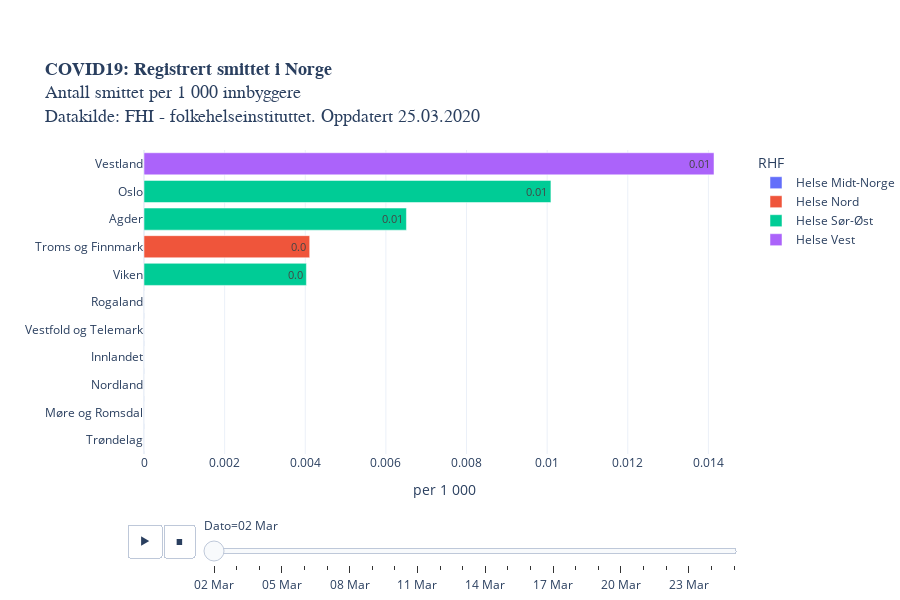

The cell this chart's notebook holds for it:
### Code cell
legend = [i for i in vekst["RHF"].unique()]
legend.sort()

fig = px.bar(melted, 
             x='Smittede/tusen innb', y='Fylke', animation_frame="variable",
             animation_group="Fylke",
             orientation='h',
             category_orders={"RHF": legend},
             labels = {"Veksttakt": "daglig vekst (%)", "variable": "Dato"},
             color='RHF',
             text="txt",
             height=600,
             title = "<b>COVID19: Registrert smittet i Norge</b><br>Antall smittet per 1 000 innbyggere<br>Datakilde: FHI - folkehelseinstituttet. Oppdatert " +datetime.today().strftime('%d.%m.%Y'),
             template = "plotly_white",
             #range_x=[0,1]
                 ).update_yaxes(categoryorder="total ascending")

fig.layout.coloraxis.showscale = False

fig.update_layout(
    yaxis=dict(
        separatethousands=True,
        categoryorder = 'total ascending',
        title_text="",
        fixedrange=True,
    ), xaxis=dict(fixedrange=True,
                 title_text="per 1 000"),
    title_font=dict(family="Helvetica", size=18),
        margin=dict(b=150)) #bottom margin

fig.update_layout(autosize=True,
    margin=dict(l=100, r=100, t=150, b=0),
    paper_bgcolor='rgba(0, 0, 0, 0)'
    #plot_bgcolor='rgb(248, 248, 255)'    
                 )

py.plot(fig, filename='COVID19_per_capita_fylkesutvikling_animation.html', auto_open=False)
fig.show()

### Figure 1 — Plotly figure (JSON) as saved in the notebook; plotly's stock layout.template omitted (floating-point values rounded to 4 significant figures)
{"data": [{"alignmentgroup": "True", "hoverlabel": {"namelength": 0}, "hovertemplate": "RHF=Helse Midt-Norge<br>Dato=02 Mar<br>Smittede/tusen innb=%{x}<br>Fylke=%{y}<br>txt=%{text}", "ids": ["Trøndelag", "Møre og Romsdal"], "legendgroup": "Helse Midt-Norge", "marker": {"color": "#636efa"}, "name": "Helse Midt-Norge", "offsetgroup": "Helse Midt-Norge", "orientation": "h", "showlegend": true, "text": ["0.0", "0.0"], "textposition": "auto", "type": "bar", "x": [0, 0], "xaxis": "x", "y": ["Trøndelag", "Møre og Romsdal"], "yaxis": "y"}, {"alignmentgroup": "True", "hoverlabel": {"namelength": 0}, "hovertemplate": "RHF=Helse Nord<br>Dato=02 Mar<br>Smittede/tusen innb=%{x}<br>Fylke=%{y}<br>txt=%{text}", "ids": ["Troms og Finnmark", "Nordland"], "legendgroup": "Helse Nord", "marker": {"color": "#EF553B"}, "name": "Helse Nord", "offsetgroup": "Helse Nord", "orientation": "h", "showlegend": true, "text": ["0.0", "0.0"], "textposition": "auto", "type": "bar", "x": [0.00411, 0], "xaxis": "x", "y": ["Troms og Finnmark", "Nordland"], "yaxis": "y"}, {"alignmentgroup": "True", "hoverlabel": {"namelength": 0}, "hovertemplate": "RHF=Helse Sør-Øst<br>Dato=02 Mar<br>Smittede/tusen innb=%{x}<br>Fylke=%{y}<br>txt=%{text}", "ids": ["Agder", "Innlandet", "Oslo", "Viken", "Vestfold og Telemark"], "legendgroup": "Helse Sør-Øst", "marker": {"color": "#00cc96"}, "name": "Helse Sør-Øst", "offsetgroup": "Helse Sør-Øst", "orientation": "h", "showlegend": true, "text": ["0.01", "0.0", "0.01", "0.0", "0.0"], "textposition": "auto", "type": "bar", "x": [0.00651, 0, 0.01009, 0.004028, 0], "xaxis": "x", "y": ["Agder", "Innlandet", "Oslo", "Viken", "Vestfold og Telemark"], "yaxis": "y"}, {"alignmentgroup": "True", "hoverlabel": {"namelength": 0}, "hovertemplate": "RHF=Helse Vest<br>Dato=02 Mar<br>Smittede/tusen innb=%{x}<br>Fylke=%{y}<br>txt=%{text}", "ids": ["Vestland", "Rogaland"], "legendgroup": "Helse Vest", "marker": {"color": "#ab63fa"}, "name": "Helse Vest", "offsetgroup": "Helse Vest", "orientation": "h", "showlegend": true, "text": ["0.01", "0.0"], "textposition": "auto", "type": "bar", "x": [0.01414, 0], "xaxis": "x", "y": ["Vestland", "Rogaland"], "yaxis": "y"}], "layout": {"autosize": true, "barmode": "relative", "coloraxis": {"showscale": false}, "height": 600, "legend": {"title": {"text": "RHF"}, "tracegroupgap": 0}, "margin": {"b": 0, "l": 100, "r": 100, "t": 150}, "paper_bgcolor": "rgba(0, 0, 0, 0)", "sliders": [{"active": 0, "currentvalue": {"prefix": "Dato="}, "len": 0.9, "pad": {"b": 10, "t": 60}, "steps": [{"args": [["02 Mar"], {"frame": {"duration": 0, "redraw": true}, "fromcurrent": true, "mode": "immediate", "transition": {"duration": 0, "easing": "linear"}}], "label": "02 Mar", "method": "animate"}, {"args": [["03 Mar"], {"frame": {"duration": 0, "redraw": true}, "fromcurrent": true, "mode": "immediate", "transition": {"duration": 0, "easing": "linear"}}], "label": "03 Mar", "method": "animate"}, {"args": [["04 Mar"], {"frame": {"duration": 0, "redraw": true}, "fromcurrent": true, "mode": "immediate", "transition": {"duration": 0, "easing": "linear"}}], "label": "04 Mar", "method": "animate"}, {"args": [["05 Mar"], {"frame": {"duration": 0, "redraw": true}, "fromcurrent": true, "mode": "immediate", "transition": {"duration": 0, "easing": "linear"}}], "label": "05 Mar", "method": "animate"}, {"args": [["06 Mar"], {"frame": {"duration": 0, "redraw": true}, "fromcurrent": true, "mode": "immediate", "transition": {"duration": 0, "easing": "linear"}}], "label": "06 Mar", "method": "animate"}, {"args": [["07 Mar"], {"frame": {"duration": 0, "redraw": true}, "fromcurrent": true, "mode": "immediate", "transition": {"duration": 0, "easing": "linear"}}], "label": "07 Mar", "method": "animate"}, {"args": [["08 Mar"], {"frame": {"duration": 0, "redraw": true}, "fromcurrent": true, "mode": "immediate", "transition": {"duration": 0, "easing": "linear"}}], "label": "08 Mar", "method": "animate"}, {"args": [["09 Mar"], {"frame": {"duration": 0, "redraw": true}, "fromcurrent": true, "mode": "immediate", "transition": {"duration": 0, "easing": "linear"}}], "label": "09 Mar", "method": "animate"}, {"args": [["10 Mar"], {"frame": {"duration": 0, "redraw": true}, "fromcurrent": true, "mode": "immediate", "transition": {"duration": 0, "easing": "linear"}}], "label": "10 Mar", "method": "animate"}, {"args": [["11 Mar"], {"frame": {"duration": 0, "redraw": true}, "fromcurrent": true, "mode": "immediate", "transition": {"duration": 0, "easing": "linear"}}], "label": "11 Mar", "method": "animate"}, {"args": [["12 Mar"], {"frame": {"duration": 0, "redraw": true}, "fromcurrent": true, "mode": "immediate", "transition": {"duration": 0, "easing": "linear"}}], "label": "12 Mar", "method": "animate"}, {"args": [["13 Mar"], {"frame": {"duration": 0, "redraw": true}, "fromcurrent": true, "mode": "immediate", "transition": {"duration": 0, "easing": "linear"}}], "label": "13 Mar", "method": "animate"}, {"args": [["14 Mar"], {"frame": {"duration": 0, "redraw": true}, "fromcurrent": true, "mode": "immediate", "transition": {"duration": 0, "easing": "linear"}}], "label": "14 Mar", "method": "animate"}, {"args": [["15 Mar"], {"frame": {"duration": 0, "redraw": true}, "fromcurrent": true, "mode": "immediate", "transition": {"duration": 0, "easing": "linear"}}], "label": "15 Mar", "method": "animate"}, {"args": [["16 Mar"], {"frame": {"duration": 0, "redraw": true}, "fromcurrent": true, "mode": "immediate", "transition": {"duration": 0, "easing": "linear"}}], "label": "16 Mar", "method": "animate"}, {"args": [["17 Mar"], {"frame": {"duration": 0, "redraw": true}, "fromcurrent": true, "mode": "immediate", "transition": {"duration": 0, "easing": "linear"}}], "label": "17 Mar", "method": "animate"}, {"args": [["18 Mar"], {"frame": {"duration": 0, "redraw": true}, "fromcurrent": true, "mode": "immediate", "transition": {"duration": 0, "easing": "linear"}}], "label": "18 Mar", "method": "animate"}, {"args": [["19 Mar"], {"frame": {"duration": 0, "redraw": true}, "fromcurrent": true, "mode": "immediate", "transition": {"duration": 0, "easing": "linear"}}], "label": "19 Mar", "method": "animate"}, {"args": [["20 Mar"], {"frame": {"duration": 0, "redraw": true}, "fromcurrent": true, "mode": "immediate", "transition": {"duration": 0, "easing": "linear"}}], "label": "20 Mar", "method": "animate"}, {"args": [["21 Mar"], {"frame": {"duration": 0, "redraw": true}, "fromcurrent": true, "mode": "immediate", "transition": {"duration": 0, "easing": "linear"}}], "label": "21 Mar", "method": "animate"}, {"args": [["22 Mar"], {"frame": {"duration": 0, "redraw": true}, "fromcurrent": true, "mode": "immediate", "transition": {"duration": 0, "easing": "linear"}}], "label": "22 Mar", "method": "animate"}, {"args": [["23 Mar"], {"frame": {"duration": 0, "redraw": true}, "fromcurrent": true, "mode": "immediate", "transition": {"duration": 0, "easing": "linear"}}], "label": "23 Mar", "method": "animate"}, {"args": [["24 Mar"], {"frame": {"duration": 0, "redraw": true}, "fromcurrent": true, "mode": "immediate", "transition": {"duration": 0, "easing": "linear"}}], "label": "24 Mar", "method": "animate"}, {"args": [["25 Mar"], {"frame": {"duration": 0, "redraw": true}, "fromcurrent": true, "mode": "immediate", "transition": {"duration": 0, "easing": "linear"}}], "label": "25 Mar", "method": "animate"}], "x": 0.1, "xanchor": "left", "y": 0, "yanchor": "top"}], "title": {"font": {"family": "Helvetica", "size": 18}, "text": "<b>COVID19: Registrert smittet i Norge</b><br>Antall smittet per 1 000 innbyggere<br>Datakilde: FHI - folkehelseinstituttet. Oppdatert 25.03.2020"}, "updatemenus": [{"buttons": [{"args": [null, {"frame": {"duration": 500, "redraw": true}, "fromcurrent": true, "mode": "immediate", "transition": {"duration": 500, "easing": "linear"}}], "label": "&#9654;", "method": "animate"}, {"args": [[null], {"frame": {"duration": 0, "redraw": true}, "fromcurrent": true, "mode": "immediate", "transition": {"duration": 0, "easing": "linear"}}], "label": "&#9724;", "method": "animate"}], "direction": "left", "pad": {"r": 10, "t": 70}, "showactive": false, "type": "buttons", "x": 0.1, "xanchor": "right", "y": 0, "yanchor": "top"}], "xaxis": {"anchor": "y", "domain": [0, 1], "fixedrange": true, "title": {"text": "per 1 000"}}, "yaxis": {"anchor": "x", "categoryorder": "total ascending", "domain": [0, 1], "fixedrange": true, "separatethousands": true, "title": {"text": ""}}}}
